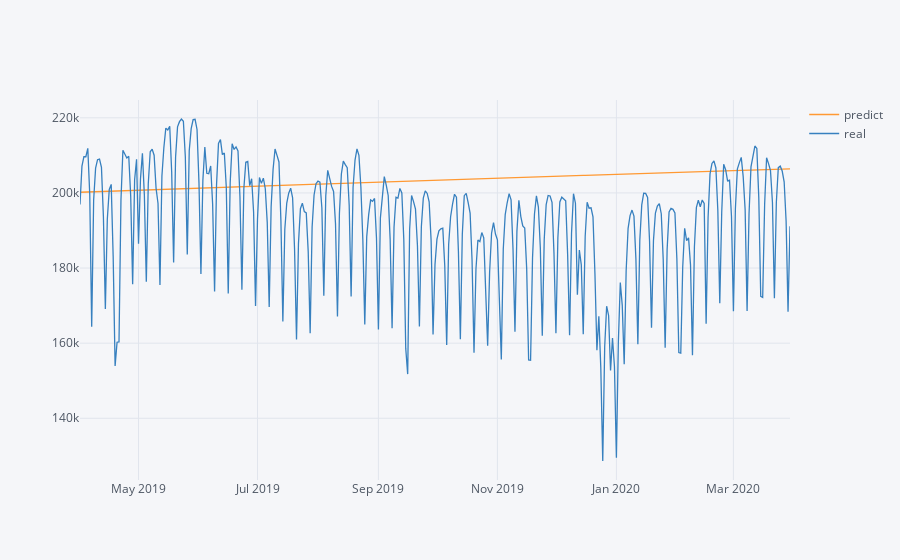

Notebook cell for this chart:
### Code cell
pred(X_test1, y_test1)

### Figure 1 — Plotly figure (JSON) as saved in the notebook; plotly's stock layout.template omitted (floating-point values rounded to 4 significant figures; data arrays with more than 128 entries replaced by an {"elided": "..."} marker saying what was removed)
{"data": [{"line": {"color": "rgba(255, 153, 51, 1.0)", "dash": "solid", "shape": "linear", "width": 1.3}, "mode": "lines", "name": "predict", "text": "", "type": "scatter", "x": {"elided": "365 str values"}, "y": {"elided": "365 float values"}}, {"line": {"color": "rgba(55, 128, 191, 1.0)", "dash": "solid", "shape": "linear", "width": 1.3}, "mode": "lines", "name": "real", "text": "", "type": "scatter", "x": {"elided": "365 str values"}, "y": {"elided": "365 float values"}}], "layout": {"legend": {"bgcolor": "#F5F6F9", "font": {"color": "#4D5663"}}, "paper_bgcolor": "#F5F6F9", "plot_bgcolor": "#F5F6F9", "title": {"font": {"color": "#4D5663"}}, "xaxis": {"gridcolor": "#E1E5ED", "showgrid": true, "tickfont": {"color": "#4D5663"}, "title": {"font": {"color": "#4D5663"}, "text": ""}, "zerolinecolor": "#E1E5ED"}, "yaxis": {"gridcolor": "#E1E5ED", "showgrid": true, "tickfont": {"color": "#4D5663"}, "title": {"font": {"color": "#4D5663"}, "text": ""}, "zerolinecolor": "#E1E5ED"}}}
